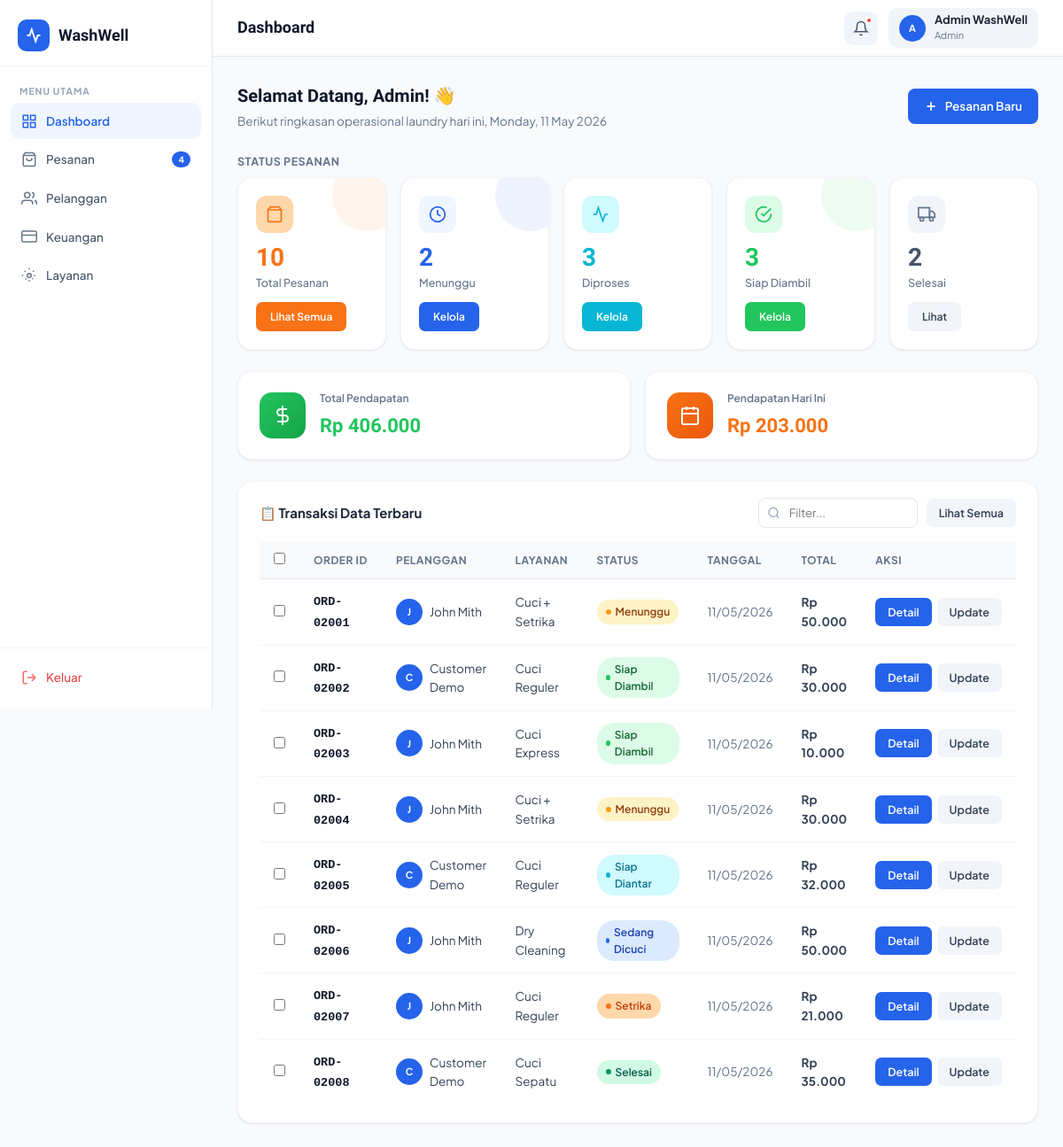
Page /admin/dashboard.php (signed in) on the committed database.
### tables this page shows
CREATE TABLE IF NOT EXISTS users (
    id INT AUTO_INCREMENT PRIMARY KEY,
    name VARCHAR(100) NOT NULL,
    email VARCHAR(150) UNIQUE NOT NULL,
    password VARCHAR(255) NOT NULL,
    phone VARCHAR(20),
    address TEXT,
    role ENUM('customer','admin') DEFAULT 'customer',
    created_at TIMESTAMP DEFAULT CURRENT_TIMESTAMP,
    updated_at TIMESTAMP DEFAULT CURRENT_TIMESTAMP ON UPDATE CURRENT_TIMESTAMP
);

CREATE TABLE IF NOT EXISTS orders (
    id INT AUTO_INCREMENT PRIMARY KEY,
    order_code VARCHAR(20) UNIQUE NOT NULL,
    user_id INT NOT NULL,
    service_id INT NOT NULL,
    weight DECIMAL(5,2) DEFAULT 1.00,
    amount DECIMAL(10,2) NOT NULL,
    status ENUM('pending','washing','drying','ironing','ready_pickup','ready_deliver','done','cancelled') DEFAULT 'pending',
    pickup_date DATE,
    delivery_date DATE,
    notes TEXT,
    delivery_type ENUM('pickup','delivery') DEFAULT 'pickup',
    delivery_address TEXT,
    driver_name VARCHAR(100),
    driver_phone VARCHAR(20),
    delivery_status ENUM('pending','on_way','arrived') DEFAULT 'pending',
    payment_status ENUM('unpaid','paid') DEFAULT 'unpaid',
    payment_method ENUM('cash','transfer','e-wallet') DEFAULT 'cash',
    created_at TIMESTAMP DEFAULT CURRENT_TIMESTAMP,
    updated_at TIMESTAMP DEFAULT CURRENT_TIMESTAMP ON UPDATE CURRENT_TIMESTAMP,
    FOREIGN KEY (user_id) REFERENCES users(id) ON DELETE CASCADE,
    FOREIGN KEY (service_id) REFERENCES services(id)
);

CREATE TABLE IF NOT EXISTS services (
    id INT AUTO_INCREMENT PRIMARY KEY,
    name VARCHAR(100) NOT NULL,
    description TEXT,
    price_per_kg DECIMAL(10,2) NOT NULL,
    unit_type ENUM('kg','item') DEFAULT 'kg',
    requires_cloth_type TINYINT(1) DEFAULT 0,
    duration_hours INT DEFAULT 24,
    is_active TINYINT(1) DEFAULT 1,
    created_at TIMESTAMP DEFAULT CURRENT_TIMESTAMP
);

### includes/auth.php (called while the page is built, shortened)
<?php
require_once __DIR__ . '/config.php';
function getCurrentUser() {
    $db = getDB();
    $id = (int)$_SESSION['user_id'];
    $res = $db->query("SELECT * FROM users WHERE id=$id LIMIT 1");
    return $res ? $res->fetch_assoc() : null;
}
function getUnreadNotifs($userId) {
    $db = getDB();
    $uid = (int)$userId;
    $res = $db->query("SELECT COUNT(*) as cnt FROM notifications WHERE user_id=$uid AND is_read=0");
    return $res ? (int)$res->fetch_assoc()['cnt'] : 0;
}
?>

### includes/config.php (called while the page is built, shortened)
<?php
function formatRupiah($amount) {
    return 'Rp ' . number_format($amount, 0, ',', '.');
}
?>

### admin/dashboard.php (the view, shortened to what this page needs)
<?php
require_once '../includes/auth.php';
$db = getDB();
$user = getCurrentUser();
$totalOrders   = $db->query("SELECT COUNT(*) as c FROM orders")->fetch_assoc()['c'];
$pendingOrders = $db->query("SELECT COUNT(*) as c FROM orders WHERE status='pending'")->fetch_assoc()['c'];
$inProgress    = $db->query("SELECT COUNT(*) as c FROM orders WHERE status IN ('washing','drying','ironing')")->fetch_assoc()['c'];
$readyOrders   = $db->query("SELECT COUNT(*) as c FROM orders WHERE status IN ('ready_pickup','ready_deliver')")->fetch_assoc()['c'];
$delivered     = $db->query("SELECT COUNT(*) as c FROM orders WHERE status='done'")->fetch_assoc()['c'];
$totalRevenue  = $db->query("SELECT COALESCE(SUM(amount),0) as r FROM transactions WHERE status='success'")->fetch_assoc()['r'];
$todayRevenue  = $db->query("SELECT COALESCE(SUM(t.amount),0) as r FROM transactions t WHERE t.status='success' AND DATE(t.created_at)=CURDATE()")->fetch_assoc()['r'];
$recentOrders = $db->query("SELECT o.*, u.name as customer_name, s.name as service_name FROM orders o JOIN users u ON o.user_id=u.id JOIN services s ON o.service_id=s.id ORDER BY o.created_at DESC LIMIT 8");
?>
<!DOCTYPE html>
<html lang="id">
<head>
<link rel="stylesheet" href="../assets/css/style.css">
</head>
<body>
<div class="app-layout">
    <?php require_once 'partials/sidebar.php'; ?>
    <div class="main-content">
        <header class="topbar">
            <div class="topbar-left">
                <div>
                    <div class="topbar-title">Dashboard</div>
                </div>
            </div>
            <div class="topbar-right">
                <button class="notif-btn" onclick="window.location='notifications.php'">
                    <svg width="18" height="18" viewBox="0 0 24 24" fill="none" stroke="currentColor" stroke-width="2"><path d="M18 8A6 6 0 0 0 6 8c0 7-3 9-3 9h18s-3-2-3-9"/><path d="M13.73 21a2 2 0 0 1-3.46 0"/></svg>
                    <?php if (getUnreadNotifs($user['id']) > 0): ?>
                    <span class="notif-dot"></span>
                    <?php endif; ?>
                </button>
                <div style="display:flex;align-items:center;gap:10px;cursor:pointer;padding:6px 12px;border-radius:10px;background:var(--gray-100)">
                    <div class="avatar avatar-sm"><?= strtoupper(substr($user['name'],0,1)) ?></div>
                    <div>
                        <div style="font-size:13px;font-weight:700;color:var(--gray-800);line-height:1.2"><?= htmlspecialchars($user['name']) ?></div>
                        <div style="font-size:11px;color:var(--gray-500);text-transform:capitalize"><?= $user['role'] ?></div>
                    </div>
                </div>
            </div>
        </header>
        <main class="page-content">
            <div class="page-header">
                <div>
                    <h1>Selamat Datang, <?= htmlspecialchars(explode(' ', $user['name'])[0]) ?>! 👋</h1>
                    <p>Berikut ringkasan operasional laundry hari ini, <?= date('l, d F Y') ?></p>
                </div>
                <a href="orders.php?action=add" class="btn btn-primary">
                    <svg width="16" height="16" viewBox="0 0 24 24" fill="none" stroke="currentColor" stroke-width="2.5"><line x1="12" y1="5" x2="12" y2="19"/><line x1="5" y1="12" x2="19" y2="12"/></svg>
                    Pesanan Baru
                </a>
            </div>
            <div style="margin-bottom:8px;font-size:12.5px;font-weight:700;color:var(--gray-500);text-transform:uppercase;letter-spacing:0.5px;">Status Pesanan</div>
            <div class="stats-grid" style="grid-template-columns:repeat(5,1fr);">
                <div class="stat-card stat-orange">
                    <div class="stat-card-icon">
                        <svg width="20" height="20" viewBox="0 0 24 24" fill="none" stroke="currentColor" stroke-width="2"><path d="M6 2L3 6v14a2 2 0 0 0 2 2h14a2 2 0 0 0 2-2V6l-3-4z"/><line x1="3" y1="6" x2="21" y2="6"/></svg>
                    </div>
                    <div class="stat-count"><?= $totalOrders ?></div>
                    <div class="stat-label">Total Pesanan</div>
                    <div class="stat-action"><a href="orders.php" class="btn btn-orange btn-sm">Lihat Semua</a></div>
                </div>
                <div class="stat-card stat-blue">
                    <div class="stat-card-icon">
                        <svg width="20" height="20" viewBox="0 0 24 24" fill="none" stroke="currentColor" stroke-width="2"><circle cx="12" cy="12" r="10"/><polyline points="12 6 12 12 16 14"/></svg>
                    </div>
                    <div class="stat-count"><?= $pendingOrders ?></div>
                    <div class="stat-label">Menunggu</div>
                    <div class="stat-action"><a href="orders.php?status=pending" class="btn btn-primary btn-sm">Kelola</a></div>
                </div>
                <div class="stat-card stat-teal">
                    <div class="stat-card-icon">
                        <svg width="20" height="20" viewBox="0 0 24 24" fill="none" stroke="currentColor" stroke-width="2"><path d="M22 12h-4l-3 9L9 3l-3 9H2"/></svg>
                    </div>
                    <div class="stat-count"><?= $inProgress ?></div>
                    <div class="stat-label">Diproses</div>
                    <div class="stat-action"><a href="orders.php?status=washing" class="btn btn-sm" style="background:var(--teal);color:white">Kelola</a></div>
                </div>
                <div class="stat-card stat-green">
                    <div class="stat-card-icon">
                        <svg width="20" height="20" viewBox="0 0 24 24" fill="none" stroke="currentColor" stroke-width="2"><path d="M22 11.08V12a10 10 0 1 1-5.93-9.14"/><polyline points="22 4 12 14.01 9 11.01"/></svg>
                    </div>
                    <div class="stat-count"><?= $readyOrders ?></div>
                    <div class="stat-label">Siap Diambil</div>
                    <div class="stat-action"><a href="orders.php?status=ready_pickup" class="btn btn-green btn-sm">Kelola</a></div>
                </div>
                <div class="stat-card stat-gray">
                    <div class="stat-card-icon">
                        <svg width="20" height="20" viewBox="0 0 24 24" fill="none" stroke="currentColor" stroke-width="2"><rect x="1" y="3" width="15" height="13"/><polygon points="16 8 20 8 23 11 23 16 16 16 16 8"/><circle cx="5.5" cy="18.5" r="2.5"/><circle cx="18.5" cy="18.5" r="2.5"/></svg>
                    </div>
                    <div class="stat-count"><?= $delivered ?></div>
                    <div class="stat-label">Selesai</div>
                    <div class="stat-action"><a href="orders.php?status=done" class="btn btn-ghost btn-sm">Lihat</a></div>
                </div>
            </div>
            <div style="display:grid;grid-template-columns:1fr 1fr;gap:16px;margin-bottom:24px;">
                <div class="card">
                    <div class="card-body" style="display:flex;align-items:center;gap:16px;">
                        <div style="width:52px;height:52px;border-radius:14px;background:linear-gradient(135deg,#22C55E,#16A34A);display:flex;align-items:center;justify-content:center;">
                            <svg width="24" height="24" viewBox="0 0 24 24" fill="none" stroke="white" stroke-width="2"><line x1="12" y1="1" x2="12" y2="23"/><path d="M17 5H9.5a3.5 3.5 0 0 0 0 7h5a3.5 3.5 0 0 1 0 7H6"/></svg>
                        </div>
                        <div>
                            <div style="font-size:12px;color:var(--gray-500);font-weight:600;margin-bottom:4px;">Total Pendapatan</div>
                            <div style="font-family:var(--font-display);font-size:22px;font-weight:800;color:var(--green)"><?= formatRupiah($totalRevenue) ?></div>
                        </div>
                    </div>
                </div>
                <div class="card">
                    <div class="card-body" style="display:flex;align-items:center;gap:16px;">
                        <div style="width:52px;height:52px;border-radius:14px;background:linear-gradient(135deg,#F97316,#EA580C);display:flex;align-items:center;justify-content:center;">
                            <svg width="24" height="24" viewBox="0 0 24 24" fill="none" stroke="white" stroke-width="2"><rect x="3" y="4" width="18" height="18" rx="2" ry="2"/><line x1="16" y1="2" x2="16" y2="6"/><line x1="8" y1="2" x2="8" y2="6"/><line x1="3" y1="10" x2="21" y2="10"/></svg>
                        </div>
                        <div>
                            <div style="font-size:12px;color:var(--gray-500);font-weight:600;margin-bottom:4px;">Pendapatan Hari Ini</div>
                            <div style="font-family:var(--font-display);font-size:22px;font-weight:800;color:var(--orange)"><?= formatRupiah($todayRevenue) ?></div>
                        </div>
                    </div>
                </div>
            </div>
            <div class="card">
                <div class="card-header">
                    <span class="card-title">📋 Transaksi Data Terbaru</span>
                    <div style="display:flex;gap:10px;align-items:center;">
                        <div class="search-input" style="position:relative">
                            <svg width="15" height="15" viewBox="0 0 24 24" fill="none" stroke="currentColor" stroke-width="2" style="position:absolute;left:10px;top:50%;transform:translateY(-50%);color:var(--gray-400)"><circle cx="11" cy="11" r="8"/><line x1="21" y1="21" x2="16.65" y2="16.65"/></svg>
                            <input type="text" placeholder="Filter..." id="searchInput" oninput="filterTable(this.value)" style="padding:8px 14px 8px 34px;border:1.5px solid var(--gray-200);border-radius:8px;font-size:13px;font-family:var(--font);outline:none;width:180px;">
                        </div>
                        <a href="orders.php" class="btn btn-ghost btn-sm">Lihat Semua</a>
                    </div>
                </div>
                <div class="card-body" style="padding-top:16px;">
                    <div class="table-wrapper">
                        <table id="ordersTable">
                            <thead>
                                <tr>
                                    <th><input type="checkbox" style="cursor:pointer;"></th>
                                    <th>Order ID</th>
                                    <th>Pelanggan</th>
                                    <th>Layanan</th>
                                    <th>Status</th>
                                    <th>Tanggal</th>
                                    <th>Total</th>
                                    <th>Aksi</th>
                                </tr>
                            </thead>
                            <tbody>
                                <?php while ($o = $recentOrders->fetch_assoc()): ?>
                                <tr>
                                    <td><input type="checkbox" style="cursor:pointer;"></td>
                                    <td><span style="font-weight:700;color:var(--gray-900);font-family:monospace"><?= $o['order_code'] ?></span></td>
                                    <td>
                                        <div style="display:flex;align-items:center;gap:8px;">
                                            <div class="avatar avatar-sm"><?= strtoupper(substr($o['customer_name'],0,1)) ?></div>
                                            <span><?= htmlspecialchars($o['customer_name']) ?></span>
                                        </div>
                                    </td>
                                    <td><?= htmlspecialchars($o['service_name']) ?></td>
                                    <td>
                                        <span class="badge badge-<?= $o['status'] ?>">
                                            <?php
                                            $labels = [
                                                'pending'       => 'Menunggu',
                                                'washing'       => 'Sedang Dicuci',
                                                'drying'        => 'Pengeringan',
                                                'ironing'       => 'Setrika',
                                                'ready_pickup'  => 'Siap Diambil',
                                                'ready_deliver' => 'Siap Diantar',
                                                'done'          => 'Selesai',
                                                'cancelled'     => 'Dibatalkan',
                                            ];
                                            echo $labels[$o['status']] ?? $o['status'];
                                            ?>
                                        </span>
                                    </td>
                                    <td style="color:var(--gray-500)"><?= date('d/m/Y', strtotime($o['created_at'])) ?></td>
                                    <td><strong><?= formatRupiah($o['amount']) ?></strong></td>
                                    <td>
                                        <div style="display:flex;gap:6px;">
                                            <a href="order-detail.php?id=<?= $o['id'] ?>" class="btn btn-primary btn-sm">Detail</a>
                                            <a href="orders.php" class="btn btn-ghost btn-sm">Update</a>
                                        </div>
                                    </td>
                                </tr>
                                <?php endwhile; ?>
                            </tbody>
                        </table>
                    </div>
                </div>
            </div>
        </main>
    </div>
</div>
</body>
</html>

### rows in the picture
users: name "A", name "Admin WashWell", role "Admin", name "Admin"
orders: order_code "ORD-02001", user.name "J", user.name "John Mith", service.name "Cuci + Setrika", status "Menunggu", created_at "11/05/2026", amount "Rp 50.000"
orders: order_code "ORD-02002", user.name "C", user.name "Customer Demo", service.name "Cuci Reguler", status "Siap Diambil", created_at "11/05/2026", amount "Rp 30.000"
orders: order_code "ORD-02003", user.name "J", user.name "John Mith", service.name "Cuci Express", status "Siap Diambil", created_at "11/05/2026", amount "Rp 10.000"
orders: order_code "ORD-02004", user.name "J", user.name "John Mith", service.name "Cuci + Setrika", status "Menunggu", created_at "11/05/2026", amount "Rp 30.000"
orders: order_code "ORD-02005", user.name "C", user.name "Customer Demo", service.name "Cuci Reguler", status "Siap Diantar", created_at "11/05/2026", amount "Rp 32.000"
orders: order_code "ORD-02006", user.name "J", user.name "John Mith", service.name "Dry Cleaning", status "Sedang Dicuci", created_at "11/05/2026", amount "Rp 50.000"
orders: order_code "ORD-02007", user.name "J", user.name "John Mith", service.name "Cuci Reguler", status "Setrika", created_at "11/05/2026", amount "Rp 21.000"
orders: order_code "ORD-02008", user.name "C", user.name "Customer Demo", service.name "Cuci Sepatu", status "Selesai", created_at "11/05/2026", amount "Rp 35.000"

### other values in the picture
$item['label'] "Dashboard"
$item['label'] "Pesanan"
$notifCount "4"
$item['label'] "Pelanggan"
$item['label'] "Keuangan"
$item['label'] "Layanan"
$totalOrders "10"
$pendingOrders "2"
$inProgress "3"
$readyOrders "3"
$delivered "2"
formatRupiah($totalRevenue) "Rp 406.000"
formatRupiah($todayRevenue) "Rp 203.000"
